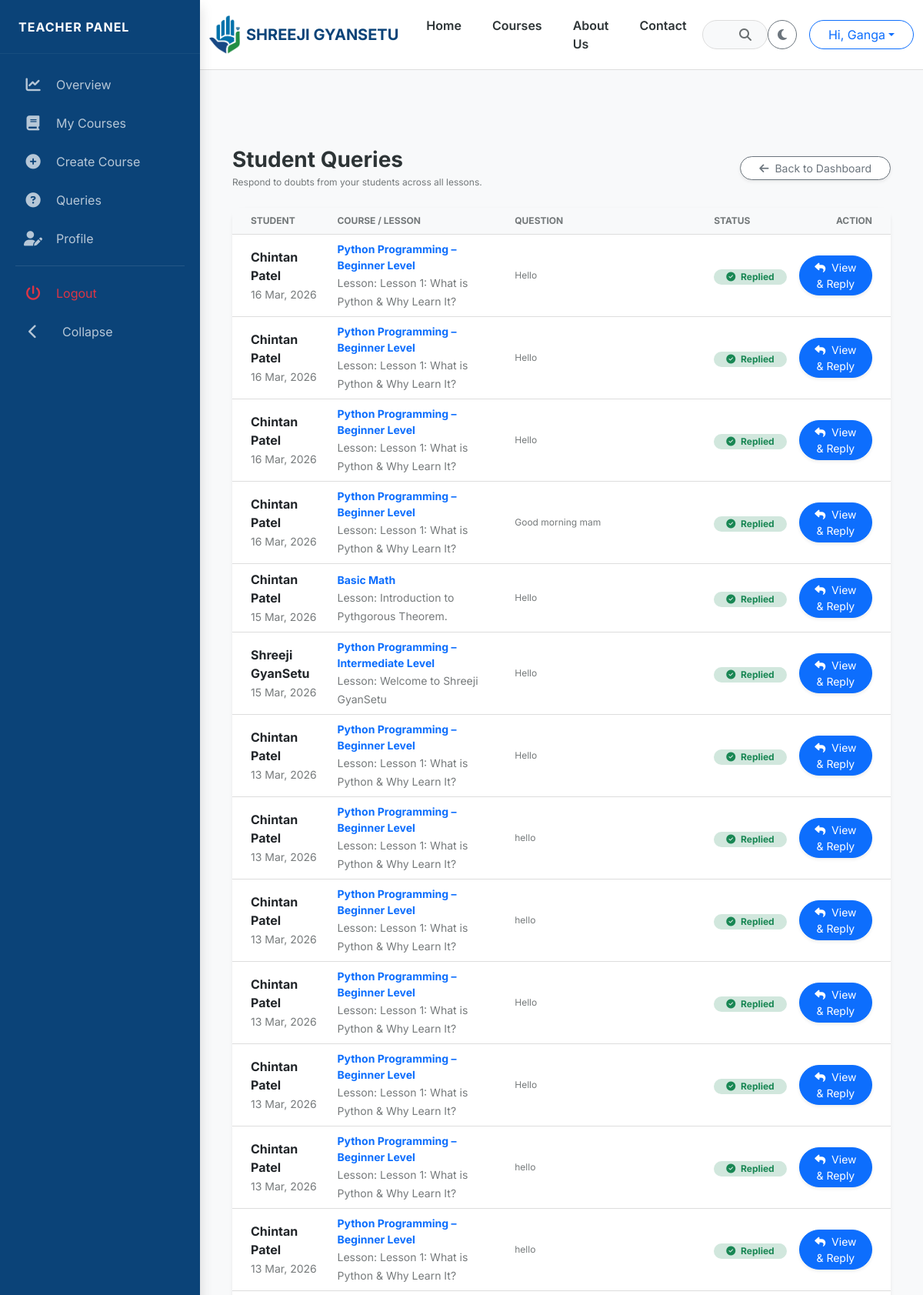
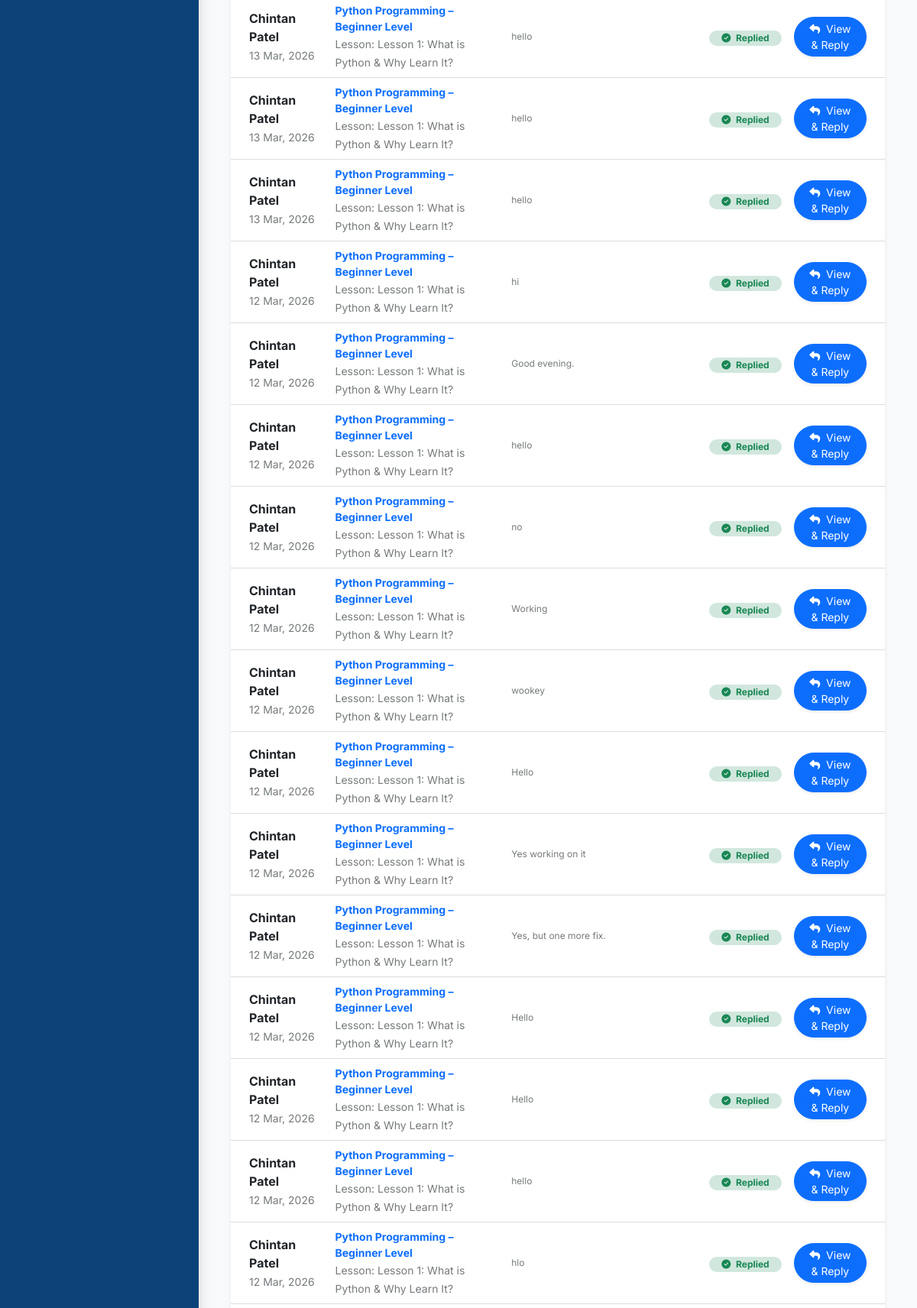
/dashboard/teacher/queries/ (signed in, upper part), run on the app's committed database (2 pictures, top to bottom).
### users/models.py (models this page shows, shortened)
class User(AbstractUser):
    class Role(models.TextChoices):
        ADMIN = "ADMIN", "Admin"
        TEACHER = "TEACHER", "Teacher"
        STUDENT = "STUDENT", "Student"
    role = models.CharField(max_length=10, choices=Role.choices, default=Role.STUDENT)
    phone_number = models.CharField(max_length=15, blank=True, null=True)
    profile_picture = models.ImageField(upload_to='profiles/', blank=True, null=True)

### courses/models.py (models this page shows, shortened)
class LessonQuery(models.Model):
    lesson = models.ForeignKey(Lesson, on_delete=models.CASCADE, related_name='queries')
    student = models.ForeignKey(
        settings.AUTH_USER_MODEL,
        on_delete=models.CASCADE,
        related_name='student_queries'
    )
    question = models.TextField()
    answer = models.TextField(blank=True, null=True)
    is_resolved = models.BooleanField(default=False)
    created_at = models.DateTimeField(auto_now_add=True)
    updated_at = models.DateTimeField(auto_now=True)
    class Meta:
        verbose_name_plural = "9. Lesson Queries"
        ordering = ['-created_at']

class Lesson(models.Model):
    LESSON_TYPES = [('Video', 'Video'), ('PDF', 'Notes'), ('Quiz', 'Quiz')]
    course = models.ForeignKey(Course, on_delete=models.CASCADE, related_name='course_lessons')
    module = ChainedForeignKey(
        Module,
        chained_field="course",
        chained_model_field="course",
        show_all=False,
        auto_choose=True,
        sort=True,
        related_name='lessons'
    )
    title = models.CharField(max_length=200)
    lesson_type = models.CharField(max_length=10, choices=LESSON_TYPES, default='Video')
    lecturer_name = models.CharField(max_length=100, blank=True, null=True, default="Admin")
    description = models.TextField(blank=True, null=True, help_text="Detailed information about this video content")
    thumbnail = models.ImageField(upload_to='lesson_thumbnails/', blank=True, null=True, help_text="Upload a specific thumbnail for this lesson video")
    video_url = models.URLField(blank=True, null=True, help_text="YouTube or Vimeo Link")
    content_file = models.FileField(upload_to='lessons/', blank=True, null=True)
    notes_file = models.FileField(upload_to='lesson_notes/', blank=True, null=True, help_text="Upload PDF Notes for this lesson")
    is_preview = models.BooleanField(default=False, help_text="Check if this is a free demo lesson")
    order = models.PositiveIntegerField(default=0)
    resources = models.TextField(
        blank=True,
        null=True,
        help_text="Add links or descriptions of resources here (e.g. GitHub link, useful websites)"
    )
    class Meta:
        verbose_name_plural = "4. Lessons"
        ordering = ['order']

class Course(models.Model):
    LEVEL_CHOICES = [('Beginner', 'Beginner'), ('Intermediate', 'Intermediate'), ('Advanced', 'Advanced')]
    master_category = models.ForeignKey(MasterCategory, on_delete=models.CASCADE, related_name='courses')
    title = models.CharField(max_length=200)
    slug = models.SlugField(unique=True, blank=True)
    thumbnail = models.ImageField(upload_to='course_thumbnails/')
    description = models.TextField()
    is_active = models.BooleanField(default=True)
    price = models.DecimalField(max_digits=10, decimal_places=2)
    discount_price = models.DecimalField(max_digits=10, decimal_places=2, null=True, blank=True)
    level = models.CharField(max_length=20, choices=LEVEL_CHOICES, default='Beginner')
    is_live = models.BooleanField(default=False)
    enrollment_count = models.PositiveIntegerField(default=0)
    created_at = models.DateTimeField(auto_now_add=True)
    teacher = models.ForeignKey(
        settings.AUTH_USER_MODEL,
        on_delete=models.SET_NULL,
        null=True,
        blank=True,
        limit_choices_to=Q(profile__user_type= 'Teacher') | Q(profile__user_type= 'Admin'),
        related_name='taught_courses',
    )
    students = models.ManyToManyField(
        settings.AUTH_USER_MODEL,
        related_name='enrolled_courses',
        blank=True,
        limit_choices_to=Q(profile__user_type= 'Student')
    )
    @property
    def enrollment_count(self):
        """Returns the actual count from the ManyToMany relationship"""
        return self.students.count()
    class Meta:
        verbose_name_plural = "2. Courses"

### courses/views.py (the view)
# urls.py: path('dashboard/teacher/queries/', teacher_queries, name='teacher_queries'),
@login_required
def teacher_queries(request):
    try:
        if request.user.profile.user_type.lower() != 'teacher':
            return HttpResponseForbidden("Access Denied: You must be a Teacher.")
    except AttributeError:
        return HttpResponseForbidden("Access Denied: Profile not found.")
    Notification.objects.filter(user=request.user, is_read=False).update(is_read=True)
    queries = LessonQuery.objects.filter(
        lesson__course__teacher=request.user
    ).select_related('lesson', 'student', 'lesson__course')
    return render(request, 'courses/teacher_queries.html', {'queries': queries})

### courses/context_processors.py (called while the page is built)
def extras(request):
    return {
        'all_categories': MasterCategory.objects.all().order_by('order')[:4]
    }

def unread_notifications(request):
    if request.user.is_authenticated:
        count = Notification.objects.filter(user=request.user, is_read=False).count()
        return {'unread_count': count}
    return {'unread_count': 0}

### templates/courses/teacher_queries.html (shortened to what this page needs)
{% extends 'base_sidebar.html' %}
{% block dashboard_content %}
  <div class="container-fluid">
    <div class="d-flex justify-content-between align-items-center mb-4">
      <div>
        <h3 class="fw-bold mb-1" style="color: var(--text-dark);">Student Queries</h3>
        <p class="text-muted small mb-0">Respond to doubts from your students across all lessons.</p>
      </div>
      <a href="{% url 'teacher_dashboard' %}" class="btn btn-outline-secondary btn-sm rounded-pill px-4 shadow-sm bg-white btn-dash-nav"><i class="fas fa-arrow-left me-2"></i>Back to Dashboard</a>
    </div>
    <div class="card border-0 shadow-sm" style="border-radius: 15px; background: var(--card-bg);">
      <div class="table-responsive">
        <table class="table table-hover align-middle mb-0">
          <thead class="bg-light">
            <tr class="text-muted small text-uppercase">
              <th class="ps-4">Student</th>
              <th>Course / Lesson</th>
              <th>Question</th>
              <th>Status</th>
              <th class="text-end pe-4">Action</th>
            </tr>
          </thead>
          <tbody>
            {% for query in queries %}
              <tr>
                <td class="ps-4">
                  <div class="fw-bold text-dark">{{ query.student.get_full_name|default:query.student.username }}</div>
                  <small class="text-muted">{{ query.created_at|date:'d M, Y' }}</small>
                </td>
                <td>
                  <small class="d-block fw-bold text-primary">{{ query.lesson.course.title }}</small>
                  <small class="text-muted">Lesson: {{ query.lesson.title }}</small>
                </td>
                <td>
                  <div class="text-truncate query-text text-muted small" title="{{ query.question }}">{{ query.question }}</div>
                </td>
                <td>
                  {% if query.is_resolved %}
                    <span class="badge bg-success-subtle text-success rounded-pill px-3"><i class="fas fa-check-circle me-1"></i> Replied</span>
                  {% else %}
                    <span class="badge bg-warning-subtle text-warning rounded-pill px-3"><i class="fas fa-clock me-1"></i> Pending</span>
                  {% endif %}
                </td>
                <td class="text-end pe-4">
                  <button class="btn btn-sm btn-primary rounded-pill px-3 shadow-sm" data-bs-toggle="modal" data-bs-target="#replyModal{{ query.id }}"><i class="fas fa-reply me-1"></i> View & Reply</button>
                </td>
              </tr>
            {% endfor %}
          </tbody>
        </table>
      </div>
    </div>
  </div>
{% endblock %}

### templates/base.html (shortened to what this page needs)
<!DOCTYPE html>
<html lang="en" data-theme="light">
  <head>
    {% load static %}
    <link href="https://cdn.jsdelivr.net/npm/bootstrap@5.3.0/dist/css/bootstrap.min.css" rel="stylesheet" />
    <link rel="stylesheet" href="https://cdnjs.cloudflare.com/ajax/libs/font-awesome/6.4.0/css/all.min.css" />
    <link rel="stylesheet" href="{% static 'css/style.css' %}" />
  </head>
  <body>
    <nav class="navbar navbar-expand-lg sticky-top">
      <div class="container">
        <a class="navbar-brand d-flex align-items-center" href="/">
          <img src="{% static 'images/logo.png' %}" alt="Logo" height="50" class="me-2" />
          <span class="fw-bold">SHREEJI GYANSETU</span>
        </a>
        <div class="collapse navbar-collapse" id="mainNavbar">
          <ul class="navbar-nav mb-2 mb-lg-0 fw-semibold">
            <li class="nav-item">
              <a class="nav-link" href="/">Home</a>
            </li>
            <li class="nav-item">
              <a class="nav-link" href="{% url 'all_courses' %}">Courses</a>
            </li>
            <li class="nav-item">
              <a class="nav-link" href="{% url 'about_us' %}">About Us</a>
            </li>
            <li class="nav-item">
              <a class="nav-link" href="{% url 'contact_us' %}">Contact</a>
            </li>
          </ul>
          <form class="mx-auto d-none d-lg-flex position-relative" style="width: 25%;" action="{% url 'search' %}" method="GET">
            <input name="q" class="form-control rounded-pill ps-4 pe-5" type="search" placeholder="What do you want to learn?" value="{{ request.GET.q }}" style="background: var(--bg-light); color: var(--text-dark); border-color: var(--border-color);" />
            <button class="btn position-absolute end-0 top-50 translate-middle-y me-2" type="submit"><i class="fas fa-search"></i></button>
          </form>
          <div class="d-flex align-items-center gap-3">
            <button id="theme-toggle" class="btn btn-outline-secondary rounded-circle" onclick="toggleTheme()" title="Toggle Theme"><i class="fas fa-moon"></i></button>
            {% if user.is_authenticated %}
              <div class="dropdown">
                <button class="btn btn-outline-primary dropdown-toggle rounded-pill px-4" type="button" data-bs-toggle="dropdown">Hi, {{ user.first_name|default:user.username }}</button>
              </div>
            {% else %}
              <a href="{% url 'login' %}" class="btn btn-dark rounded-pill px-4">Login</a>
            {% endif %}
          </div>
        </div>
      </div>
    </nav>
    {% block content %}
    {% endblock %}
  </body>
</html>

### static/css/style.css (style rules this page uses)
:root { --primary-blue: #0b4378; --primary-green: #168e43; --primary-cyan: #006da0; --primary-dblue: #0b4378; --bg-light: #f8f9fa; --text-dark: #2d3436; --card-bg: #ffffff; --border-color: #eee; --text-muted-adaptive: #6c757d; }
body { font-family: "Inter", sans-serif; background-color: var(--bg-light); color: var(--text-dark); transition: background 0.3s ease, color 0.3s ease; }
.navbar { background: var(--card-bg) !important; border-bottom: 1px solid var(--border-color); padding: 0.8rem 0; z-index: 1050 !important; }
.navbar-brand span { color: var(--primary-blue) !important; }
.navbar-nav .nav-link { color: var(--text-dark); margin: 0 12px; font-weight: 600; position: relative; transition: 0.3s; }
.navbar-nav .nav-link::after { content: ""; position: absolute; width: 0; height: 2px; bottom: -2px; left: 0; background-color: var(--primary-green); transition: width 0.3s ease; }
[data-theme="light"] { --toggler-filter: invert(0); }
.navbar-nav .nav-link { padding-right: 0.5rem !important; padding-left: 0.5rem !important; }
.navbar input[type="search"] { color: var(--text-dark); }
.navbar input[type="search"]::placeholder { color: var(--text-dark); opacity: 0.6; transition: color 0.3s ease; }
.navbar .fa-search { color: var(--text-dark); opacity: 0.7; transition: color 0.3s ease; }
[data-theme="light"] { --border-color: #ddd; }
.text-muted { color: var(--text-dark) !important; opacity: 0.65; }
.text-muted.small { font-size: 0.75rem; }
.table { color: var(--text-dark) !important; background-color: transparent !important; }
.table thead th { background-color: var(--bg-light) !important; color: var(--text-dark) !important; border-bottom: 1px solid var(--border-color) !important; }
.table tbody td { background-color: var(--card-bg) !important; color: var(--text-dark) !important; border-bottom: 1px solid var(--border-color) !important; }
.form-control::placeholder { color: #6c757d; opacity: 0.8; }
.form-control { background-color: var(--bg-light); color: var(--text-dark); border: 1px solid var(--border-color); }

### templates/base_sidebar.html (style rules this page uses)
:root { --sidebar-width: 260px; --sidebar-collapsed-width: 80px; }
html, body { height: 100%; background-color: var(--bg-light) !important; }
.main-content, .navbar, footer { margin-left: var(--sidebar-width); transition: all 0.3s ease; }
.btn-dash-nav { transition: transform 0.2s ease-in-out, box-shadow 0.2s ease-in-out, background-color 0.2s; }

### data on the page
User: first_name "Ganga"
LessonQuery: student.get_full_name "Chintan Patel", created_at "16 Mar, 2026", lesson.course "Python Programming – Beginner Level", lesson "Lesson 1: What is Python & Why Learn It?", question "Hello", is_resolved True (drawn)
LessonQuery: student.get_full_name "Chintan Patel", created_at "16 Mar, 2026", lesson.course "Python Programming – Beginner Level", lesson "Lesson 1: What is Python & Why Learn It?", question "Hello", is_resolved True (drawn)
LessonQuery: student.get_full_name "Chintan Patel", created_at "16 Mar, 2026", lesson.course "Python Programming – Beginner Level", lesson "Lesson 1: What is Python & Why Learn It?", question "Hello", is_resolved True (drawn)
LessonQuery: student.get_full_name "Chintan Patel", created_at "16 Mar, 2026", lesson.course "Python Programming – Beginner Level", lesson "Lesson 1: What is Python & Why Learn It?", question "Good morning mam", is_resolved True (drawn)
LessonQuery: student.get_full_name "Chintan Patel", created_at "15 Mar, 2026", lesson.course "Basic Math", lesson "Introduction to Pythgorous Theorem.", question "Hello", is_resolved True (drawn)
LessonQuery: student.get_full_name "Shreeji GyanSetu", created_at "15 Mar, 2026", lesson.course "Python Programming – Intermediate Level", lesson "Welcome to Shreeji GyanSetu", question "Hello", is_resolved True (drawn)
LessonQuery: student.get_full_name "Chintan Patel", created_at "13 Mar, 2026", lesson.course "Python Programming – Beginner Level", lesson "Lesson 1: What is Python & Why Learn It?", question "Hello", is_resolved True (drawn)
LessonQuery: student.get_full_name "Chintan Patel", created_at "13 Mar, 2026", lesson.course "Python Programming – Beginner Level", lesson "Lesson 1: What is Python & Why Learn It?", question "hello", is_resolved True (drawn)
LessonQuery: student.get_full_name "Chintan Patel", created_at "13 Mar, 2026", lesson.course "Python Programming – Beginner Level", lesson "Lesson 1: What is Python & Why Learn It?", question "hello", is_resolved True (drawn)
LessonQuery: student.get_full_name "Chintan Patel", created_at "13 Mar, 2026", lesson.course "Python Programming – Beginner Level", lesson "Lesson 1: What is Python & Why Learn It?", question "Hello", is_resolved True (drawn)
LessonQuery: student.get_full_name "Chintan Patel", created_at "13 Mar, 2026", lesson.course "Python Programming – Beginner Level", lesson "Lesson 1: What is Python & Why Learn It?", question "Hello", is_resolved True (drawn)
LessonQuery: student.get_full_name "Chintan Patel", created_at "13 Mar, 2026", lesson.course "Python Programming – Beginner Level", lesson "Lesson 1: What is Python & Why Learn It?", question "hello", is_resolved True (drawn)
LessonQuery: student.get_full_name "Chintan Patel", created_at "13 Mar, 2026", lesson.course "Python Programming – Beginner Level", lesson "Lesson 1: What is Python & Why Learn It?", question "hello", is_resolved True (drawn)
LessonQuery: student.get_full_name "Chintan Patel", created_at "13 Mar, 2026", lesson.course "Python Programming – Beginner Level", lesson "Lesson 1: What is Python & Why Learn It?", question "hello", is_resolved True (drawn)
LessonQuery: student.get_full_name "Chintan Patel", created_at "13 Mar, 2026", lesson.course "Python Programming – Beginner Level", lesson "Lesson 1: What is Python & Why Learn It?", question "hello", is_resolved True (drawn)
LessonQuery: student.get_full_name "Chintan Patel", created_at "13 Mar, 2026", lesson.course "Python Programming – Beginner Level", lesson "Lesson 1: What is Python & Why Learn It?", question "hello", is_resolved True (drawn)
LessonQuery: student.get_full_name "Chintan Patel", created_at "12 Mar, 2026", lesson.course "Python Programming – Beginner Level", lesson "Lesson 1: What is Python & Why Learn It?", question "hi", is_resolved True (drawn)
LessonQuery: student.get_full_name "Chintan Patel", created_at "12 Mar, 2026", lesson.course "Python Programming – Beginner Level", lesson "Lesson 1: What is Python & Why Learn It?", question "Good evening.", is_resolved True (drawn)
LessonQuery: student.get_full_name "Chintan Patel", created_at "12 Mar, 2026", lesson.course "Python Programming – Beginner Level", lesson "Lesson 1: What is Python & Why Learn It?", question "hello", is_resolved True (drawn)
LessonQuery: student.get_full_name "Chintan Patel", created_at "12 Mar, 2026", lesson.course "Python Programming – Beginner Level", lesson "Lesson 1: What is Python & Why Learn It?", question "no", is_resolved True (drawn)
LessonQuery: student.get_full_name "Chintan Patel", created_at "12 Mar, 2026", lesson.course "Python Programming – Beginner Level", lesson "Lesson 1: What is Python & Why Learn It?", question "Working", is_resolved True (drawn)
LessonQuery: student.get_full_name "Chintan Patel", created_at "12 Mar, 2026", lesson.course "Python Programming – Beginner Level", lesson "Lesson 1: What is Python & Why Learn It?", question "wookey", is_resolved True (drawn)
LessonQuery: student.get_full_name "Chintan Patel", created_at "12 Mar, 2026", lesson.course "Python Programming – Beginner Level", lesson "Lesson 1: What is Python & Why Learn It?", question "Hello", is_resolved True (drawn)
LessonQuery: student.get_full_name "Chintan Patel", created_at "12 Mar, 2026", lesson.course "Python Programming – Beginner Level", lesson "Lesson 1: What is Python & Why Learn It?", question "Yes working on it", is_resolved True (drawn)
LessonQuery: student.get_full_name "Chintan Patel", created_at "12 Mar, 2026", lesson.course "Python Programming – Beginner Level", lesson "Lesson 1: What is Python & Why Learn It?", question "Yes, but one more fix.", is_resolved True (drawn)
LessonQuery: student.get_full_name "Chintan Patel", created_at "12 Mar, 2026", lesson.course "Python Programming – Beginner Level", lesson "Lesson 1: What is Python & Why Learn It?", question "Hello", is_resolved True (drawn)
LessonQuery: student.get_full_name "Chintan Patel", created_at "12 Mar, 2026", lesson.course "Python Programming – Beginner Level", lesson "Lesson 1: What is Python & Why Learn It?", question "Hello", is_resolved True (drawn)
LessonQuery: student.get_full_name "Chintan Patel", created_at "12 Mar, 2026", lesson.course "Python Programming – Beginner Level", lesson "Lesson 1: What is Python & Why Learn It?", question "hello", is_resolved True (drawn)
LessonQuery: student.get_full_name "Chintan Patel", created_at "12 Mar, 2026", lesson.course "Python Programming – Beginner Level", lesson "Lesson 1: What is Python & Why Learn It?", question "hlo", is_resolved True (drawn)
